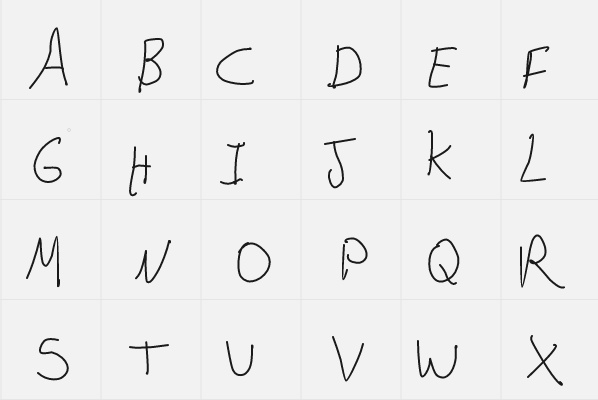
#> input picture letrasmaiusculas.png, 598 x 400 px, found by its file name
$ python main.py
#> lines starting #> are read from the running program, lines starting #| are printed output that depends on the picture
import cv2

# carrega a imagem
img = cv2.imread('C:\\Users\\nilbe\\Downloads\\cut\\letrasmaiusculas.png')
#> img is the input picture: shape (400, 598, 3); min 26, max 242, mean 237

# divide a imagem em 4 blocos verticais e 6 blocos horizontais
rows, cols, channels = img.shape
#> rows = 400; cols = 598; channels = 3
block_height = int(rows / 4)
#> block_height = 100
block_width = int(cols / 6)
#> block_width = 99

# corta a imagem em 24 blocos
for i in range(4):
    for j in range(6):
        y1 = i * block_height
        y2 = (i + 1) * block_height
        x1 = j * block_width
        x2 = (j + 1) * block_width
        block = img[y1:y2, x1:x2]
        cv2.imwrite(f'bloco_{i}_{j}.png', block)
#> this loop made 4 passes
#> pass 1, `cv2.imwrite(f'bloco_{i}_{j}.png', block)`:
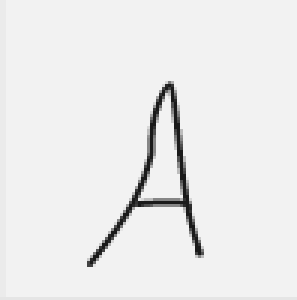
#> saved as bloco_0_0.png: shape (100, 99, 3) (shown 3 times larger); min 26, max 242, mean 235.6
#> pass 1, `cv2.imwrite(f'bloco_{i}_{j}.png', block)`:
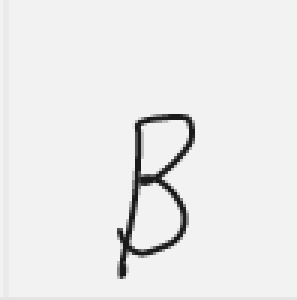
#> saved as bloco_0_1.png: shape (100, 99, 3) (shown 3 times larger); min 26, max 242, mean 235.3
#> pass 1, `cv2.imwrite(f'bloco_{i}_{j}.png', block)`:
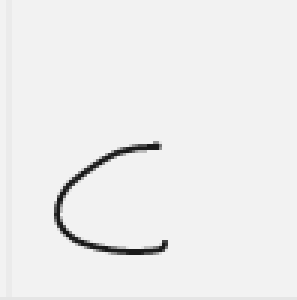
#> saved as bloco_0_2.png: shape (100, 99, 3) (shown 3 times larger); min 26, max 242, mean 237.9
#> pass 1, `cv2.imwrite(f'bloco_{i}_{j}.png', block)`:
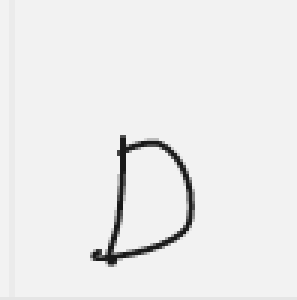
#> saved as bloco_0_3.png: shape (100, 99, 3) (shown 3 times larger); min 26, max 242, mean 236.4
